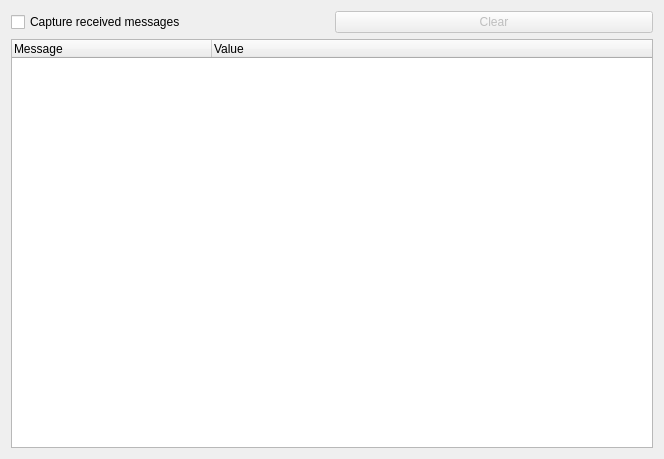
<?xml version="1.0" encoding="UTF-8"?>
<ui version="4.0">
 <class>DebugNetworkMessages</class>
 <widget class="QWidget" name="DebugNetworkMessages">
  <property name="geometry">
   <rect>
    <x>0</x>
    <y>0</y>
    <width>664</width>
    <height>459</height>
   </rect>
  </property>
  <property name="windowTitle">
   <string>Captured network messages</string>
  </property>
  <layout class="QVBoxLayout" name="verticalLayout">
   <item>
    <layout class="QHBoxLayout" name="horizontalLayout">
     <item>
      <widget class="QCheckBox" name="chkCapture">
       <property name="text">
        <string>Capture received messages</string>
       </property>
      </widget>
     </item>
     <item>
      <widget class="QPushButton" name="btnClear">
       <property name="enabled">
        <bool>false</bool>
       </property>
       <property name="text">
        <string>Clear</string>
       </property>
      </widget>
     </item>
    </layout>
   </item>
   <item>
    <widget class="QTreeWidget" name="treeMessages">
     <property name="columnCount">
      <number>2</number>
     </property>
     <attribute name="headerDefaultSectionSize">
      <number>200</number>
     </attribute>
     <attribute name="headerMinimumSectionSize">
      <number>200</number>
     </attribute>
     <column>
      <property name="text">
       <string>Message</string>
      </property>
     </column>
     <column>
      <property name="text">
       <string>Value</string>
      </property>
     </column>
    </widget>
   </item>
  </layout>
 </widget>
 <resources/>
 <connections/>
</ui>
